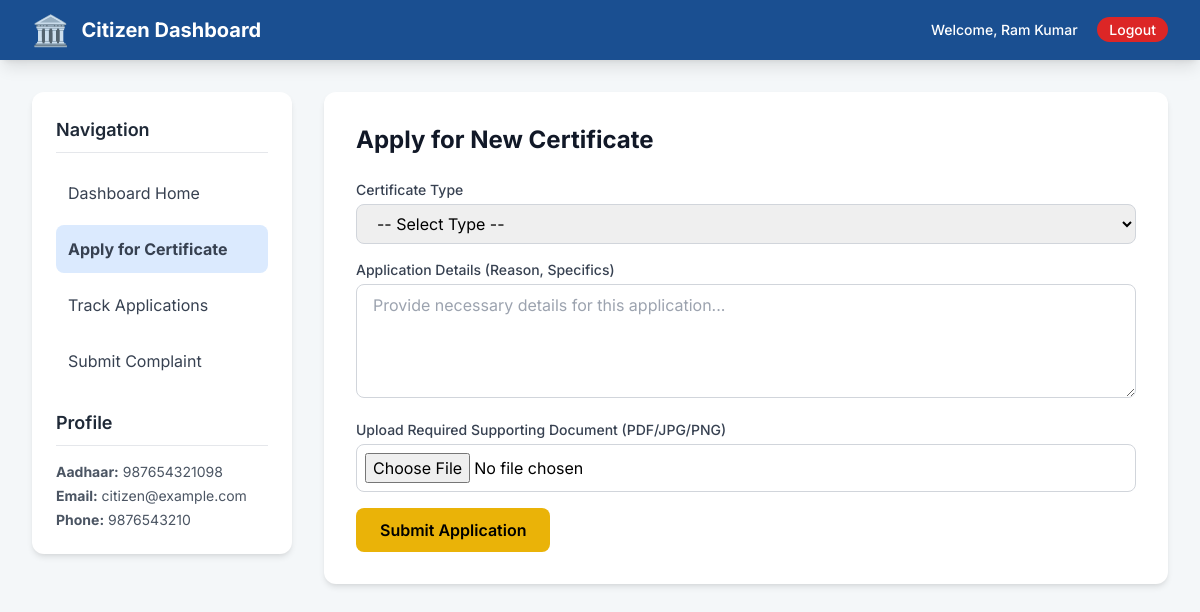
Screenshot of /dashboard.php?action=apply (signed in) with the database file from the repository.
### tables this page shows
CREATE TABLE `users` (
  `user_id` INT(11) NOT NULL AUTO_INCREMENT,
  `full_name` VARCHAR(255) NOT NULL,
  `aadhaar_number` VARCHAR(12) NOT NULL UNIQUE,
  `phone_number` VARCHAR(15) NOT NULL,
  `email` VARCHAR(255) NOT NULL UNIQUE,
  `password_hash` VARCHAR(255) NOT NULL,
  `role` ENUM('citizen', 'staff', 'admin') NOT NULL DEFAULT 'citizen',
  `created_at` TIMESTAMP DEFAULT CURRENT_TIMESTAMP,
  PRIMARY KEY (`user_id`)
);

### dashboard.php (the view, shortened to what this page needs)
<?php
require_once 'includes/db_connect.php';
$user_id = $_SESSION['user_id'];
$user_full_name = $_SESSION['full_name'];
$user_info = [];
try {
    $stmt = $pdo->prepare("SELECT full_name, aadhaar_number, phone_number, email FROM users WHERE user_id = ?");
    $stmt->execute([$user_id]);
    $user_info = $stmt->fetch();
} catch (Exception $e) {
    $error = "Could not fetch user profile: " . $e->getMessage();
}
$page = $_GET['action'] ?? 'home';
?>
<!DOCTYPE html>
<html lang="en">
<head>
    <script src="https://cdn.tailwindcss.com"></script>
</head>
<body>
    <header class="gov-blue text-white shadow-lg">
        <div class="max-w-7xl mx-auto px-4 sm:px-6 lg:px-8 py-3 flex justify-between items-center">
            <div class="flex items-center space-x-3">
                <span class="text-3xl">🏛️</span>
                <span class="text-xl font-bold">Citizen Dashboard</span>
            </div>
            <div class="text-sm font-medium">
                <span>Welcome, <?= htmlspecialchars($user_info['full_name'] ?? $user_full_name) ?></span>
                <a href="logout.php" class="ml-4 bg-red-600 px-3 py-1 rounded-full hover:bg-red-700 transition">Logout</a>
            </div>
        </div>
    </header>
    <div class="max-w-7xl mx-auto px-4 sm:px-6 lg:px-8 py-8">
        <div class="grid grid-cols-1 lg:grid-cols-4 gap-8">
            <nav class="lg:col-span-1 bg-white p-6 rounded-xl card-shadow h-min">
                <h3 class="text-lg font-semibold text-gray-800 mb-4 border-b pb-2">Navigation</h3>
                <ul class="space-y-2">
                    <li><a href="?action=home" class="block p-3 rounded-lg text-gray-700 hover:bg-blue-50 transition duration-150 <?= $page == 'home' ? 'bg-blue-100 font-bold text-gov-blue' : '' ?>">Dashboard Home</a></li>
                    <li><a href="?action=apply" class="block p-3 rounded-lg text-gray-700 hover:bg-blue-50 transition duration-150 <?= $page == 'apply' ? 'bg-blue-100 font-bold text-gov-blue' : '' ?>">Apply for Certificate</a></li>
                    <li><a href="?action=status" class="block p-3 rounded-lg text-gray-700 hover:bg-blue-50 transition duration-150 <?= $page == 'status' ? 'bg-blue-100 font-bold text-gov-blue' : '' ?>">Track Applications</a></li>
                    <li><a href="?action=complain" class="block p-3 rounded-lg text-gray-700 hover:bg-blue-50 transition duration-150 <?= $page == 'complain' ? 'bg-blue-100 font-bold text-gov-blue' : '' ?>">Submit Complaint</a></li>
                </ul>
                <h3 class="text-lg font-semibold text-gray-800 mt-6 mb-4 border-b pb-2">Profile</h3>
                <div class="text-sm text-gray-600 space-y-1">
                    <p><strong>Aadhaar:</strong> <?= htmlspecialchars($user_info['aadhaar_number'] ?? 'N/A') ?></p>
                    <p><strong>Email:</strong> <?= htmlspecialchars($user_info['email'] ?? 'N/A') ?></p>
                    <p><strong>Phone:</strong> <?= htmlspecialchars($user_info['phone_number'] ?? 'N/A') ?></p>
                </div>
            </nav>
            <div class="lg:col-span-3">
                <?php
                switch ($page) {
                        ?>
                        <?php
                    case 'apply':
                        ?>
                        <div class="bg-white p-8 rounded-xl card-shadow">
                            <h2 class="text-2xl font-bold text-gray-900 mb-6">Apply for New Certificate</h2>
                            <form method="POST" action="?action=apply" enctype="multipart/form-data" class="space-y-4">
                                <div>
                                    <label for="certificate_type" class="block text-sm font-medium text-gray-700">Certificate Type</label>
                                    <select name="certificate_type" id="certificate_type" required class="mt-1 w-full px-4 py-2 border border-gray-300 rounded-lg focus:ring-blue-500 focus:border-blue-500">
                                        <option value="">-- Select Type --</option>
                                    </select>
                                </div>
                                <div>
                                    <label for="details" class="block text-sm font-medium text-gray-700">Application Details (Reason, Specifics)</label>
                                    <textarea name="details" id="details" rows="4" required class="mt-1 w-full px-4 py-2 border border-gray-300 rounded-lg focus:ring-blue-500 focus:border-blue-500" placeholder="Provide necessary details for this application..."></textarea>
                                </div>
                                <div>
                                    <label for="document" class="block text-sm font-medium text-gray-700">Upload Required Supporting Document (PDF/JPG/PNG)</label>
                                    <input type="file" name="document" id="document" required class="mt-1 w-full border border-gray-300 rounded-lg p-2 focus:ring-blue-500 focus:border-blue-500">
                                </div>
                               <button type="submit" class="bg-yellow-500 hover:bg-yellow-600 text-black font-semibold py-2.5 px-6 rounded-lg transition duration-300">Submit Application</button>
                            </form>
                        </div>
                        <?php
                        break;
                        ?>
                        <?php
                }
                ?>
            </div>
        </div>
    </div>
</body>
</html>

### dashboard.php (style rules this page uses)
body { font-family: 'Inter', sans-serif; background-color: #f4f7f9; }
.gov-blue { background-color: #1a4f91; }
.card-shadow { box-shadow: 0 4px 6px -1px rgba(0, 0, 0, 0.1), 0 2px 4px -2px rgba(0, 0, 0, 0.06); }

### rows the page displays
users: full_name "Ram Kumar", aadhaar_number "987654321098", email "citizen@example.com", phone_number "9876543210"
